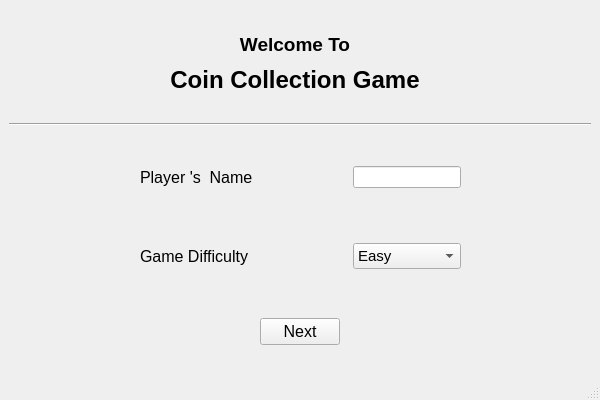
<?xml version="1.0" encoding="UTF-8"?>
<ui version="4.0">
 <class>SinglePlayerWindow</class>
 <widget class="QMainWindow" name="SinglePlayerWindow">
  <property name="geometry">
   <rect>
    <x>0</x>
    <y>0</y>
    <width>600</width>
    <height>400</height>
   </rect>
  </property>
  <property name="windowTitle">
   <string>Coin Collection Game</string>
  </property>
  <widget class="QWidget" name="centralwidget">
   <layout class="QVBoxLayout" name="verticalLayout_2">
    <item>
     <spacer name="topSpacer_1">
      <property name="orientation">
       <enum>Qt::Vertical</enum>
      </property>
      <property name="sizeHint" stdset="0">
       <size>
        <width>20</width>
        <height>7</height>
       </size>
      </property>
     </spacer>
    </item>
    <item>
     <layout class="QHBoxLayout" name="horizontalLayout">
      <item>
       <spacer name="horizontalSpacer_1">
        <property name="orientation">
         <enum>Qt::Horizontal</enum>
        </property>
        <property name="sizeHint" stdset="0">
         <size>
          <width>178</width>
          <height>20</height>
         </size>
        </property>
       </spacer>
      </item>
      <item>
       <layout class="QVBoxLayout" name="verticalLayout">
        <property name="spacing">
         <number>10</number>
        </property>
        <item>
         <widget class="QLabel" name="WelcomeTitle">
          <property name="sizePolicy">
           <sizepolicy hsizetype="Expanding" vsizetype="Expanding">
            <horstretch>0</horstretch>
            <verstretch>0</verstretch>
           </sizepolicy>
          </property>
          <property name="font">
           <font>
            <pointsize>14</pointsize>
            <weight>75</weight>
            <bold>true</bold>
           </font>
          </property>
          <property name="text">
           <string>Welcome To</string>
          </property>
          <property name="alignment">
           <set>Qt::AlignCenter</set>
          </property>
         </widget>
        </item>
        <item>
         <widget class="QLabel" name="GameTitle">
          <property name="font">
           <font>
            <pointsize>18</pointsize>
            <weight>75</weight>
            <bold>true</bold>
           </font>
          </property>
          <property name="text">
           <string>Coin Collection Game</string>
          </property>
          <property name="alignment">
           <set>Qt::AlignCenter</set>
          </property>
         </widget>
        </item>
       </layout>
      </item>
      <item>
       <spacer name="horizontalSpacer_2">
        <property name="orientation">
         <enum>Qt::Horizontal</enum>
        </property>
        <property name="sizeHint" stdset="0">
         <size>
          <width>188</width>
          <height>20</height>
         </size>
        </property>
       </spacer>
      </item>
     </layout>
    </item>
    <item>
     <spacer name="topSpacer_2">
      <property name="orientation">
       <enum>Qt::Vertical</enum>
      </property>
      <property name="sizeHint" stdset="0">
       <size>
        <width>20</width>
        <height>7</height>
       </size>
      </property>
     </spacer>
    </item>
    <item>
     <widget class="Line" name="line">
      <property name="orientation">
       <enum>Qt::Horizontal</enum>
      </property>
     </widget>
    </item>
    <item>
     <spacer name="topSpacer_3">
      <property name="orientation">
       <enum>Qt::Vertical</enum>
      </property>
      <property name="sizeHint" stdset="0">
       <size>
        <width>20</width>
        <height>7</height>
       </size>
      </property>
     </spacer>
    </item>
    <item>
     <layout class="QHBoxLayout" name="horizontalLayout_2">
      <property name="sizeConstraint">
       <enum>QLayout::SetMinimumSize</enum>
      </property>
      <item>
       <spacer name="horizontalSpacer_3">
        <property name="orientation">
         <enum>Qt::Horizontal</enum>
        </property>
        <property name="sizeHint" stdset="0">
         <size>
          <width>28</width>
          <height>20</height>
         </size>
        </property>
       </spacer>
      </item>
      <item>
       <layout class="QGridLayout" name="gridLayout_2">
        <property name="sizeConstraint">
         <enum>QLayout::SetDefaultConstraint</enum>
        </property>
        <property name="leftMargin">
         <number>20</number>
        </property>
        <property name="topMargin">
         <number>10</number>
        </property>
        <property name="rightMargin">
         <number>20</number>
        </property>
        <property name="bottomMargin">
         <number>20</number>
        </property>
        <property name="horizontalSpacing">
         <number>100</number>
        </property>
        <property name="verticalSpacing">
         <number>55</number>
        </property>
        <item row="0" column="1">
         <widget class="QLineEdit" name="lineEdit">
          <property name="sizePolicy">
           <sizepolicy hsizetype="Preferred" vsizetype="Fixed">
            <horstretch>0</horstretch>
            <verstretch>0</verstretch>
           </sizepolicy>
          </property>
         </widget>
        </item>
        <item row="0" column="0">
         <widget class="QLabel" name="label">
          <property name="font">
           <font>
            <pointsize>12</pointsize>
           </font>
          </property>
          <property name="text">
           <string>Player 's  Name</string>
          </property>
         </widget>
        </item>
        <item row="1" column="0">
         <widget class="QLabel" name="label_2">
          <property name="font">
           <font>
            <pointsize>12</pointsize>
           </font>
          </property>
          <property name="text">
           <string>Game Difficulty</string>
          </property>
         </widget>
        </item>
        <item row="1" column="1">
         <widget class="QComboBox" name="selectDiffBox">
          <property name="font">
           <font>
            <pointsize>11</pointsize>
            <weight>50</weight>
            <bold>false</bold>
           </font>
          </property>
          <item>
           <property name="text">
            <string>Easy</string>
           </property>
          </item>
          <item>
           <property name="text">
            <string>Middle</string>
           </property>
          </item>
          <item>
           <property name="text">
            <string>Hard</string>
           </property>
          </item>
         </widget>
        </item>
       </layout>
      </item>
      <item>
       <spacer name="horizontalSpacer_4">
        <property name="orientation">
         <enum>Qt::Horizontal</enum>
        </property>
        <property name="sizeHint" stdset="0">
         <size>
          <width>28</width>
          <height>20</height>
         </size>
        </property>
       </spacer>
      </item>
     </layout>
    </item>
    <item>
     <spacer name="topSpacer_4">
      <property name="orientation">
       <enum>Qt::Vertical</enum>
      </property>
      <property name="sizeHint" stdset="0">
       <size>
        <width>20</width>
        <height>6</height>
       </size>
      </property>
     </spacer>
    </item>
    <item>
     <layout class="QHBoxLayout" name="horizontalLayout_3">
      <item>
       <spacer name="horizontalSpacer">
        <property name="orientation">
         <enum>Qt::Horizontal</enum>
        </property>
        <property name="sizeHint" stdset="0">
         <size>
          <width>238</width>
          <height>20</height>
         </size>
        </property>
       </spacer>
      </item>
      <item>
       <widget class="QPushButton" name="nextButton">
        <property name="sizePolicy">
         <sizepolicy hsizetype="Fixed" vsizetype="Fixed">
          <horstretch>20</horstretch>
          <verstretch>20</verstretch>
         </sizepolicy>
        </property>
        <property name="minimumSize">
         <size>
          <width>50</width>
          <height>20</height>
         </size>
        </property>
        <property name="font">
         <font>
          <pointsize>12</pointsize>
         </font>
        </property>
        <property name="cursor">
         <cursorShape>ArrowCursor</cursorShape>
        </property>
        <property name="layoutDirection">
         <enum>Qt::LeftToRight</enum>
        </property>
        <property name="text">
         <string>Next</string>
        </property>
        <property name="autoRepeatInterval">
         <number>100</number>
        </property>
       </widget>
      </item>
      <item>
       <spacer name="horizontalSpacer_5">
        <property name="orientation">
         <enum>Qt::Horizontal</enum>
        </property>
        <property name="sizeHint" stdset="0">
         <size>
          <width>238</width>
          <height>20</height>
         </size>
        </property>
       </spacer>
      </item>
     </layout>
    </item>
    <item>
     <spacer name="topSpacer_5">
      <property name="orientation">
       <enum>Qt::Vertical</enum>
      </property>
      <property name="sizeHint" stdset="0">
       <size>
        <width>20</width>
        <height>7</height>
       </size>
      </property>
     </spacer>
    </item>
   </layout>
  </widget>
  <widget class="QStatusBar" name="statusbar"/>
 </widget>
 <resources/>
 <connections>
  <connection>
   <sender>nextButton</sender>
   <signal>clicked()</signal>
   <receiver>SinglePlayerWindow</receiver>
   <slot>toChooseMap()</slot>
   <hints>
    <hint type="sourcelabel">
     <x>319</x>
     <y>330</y>
    </hint>
    <hint type="destinationlabel">
     <x>411</x>
     <y>333</y>
    </hint>
   </hints>
  </connection>
 </connections>
 <slots>
  <slot>toChooseMap()</slot>
 </slots>
</ui>
